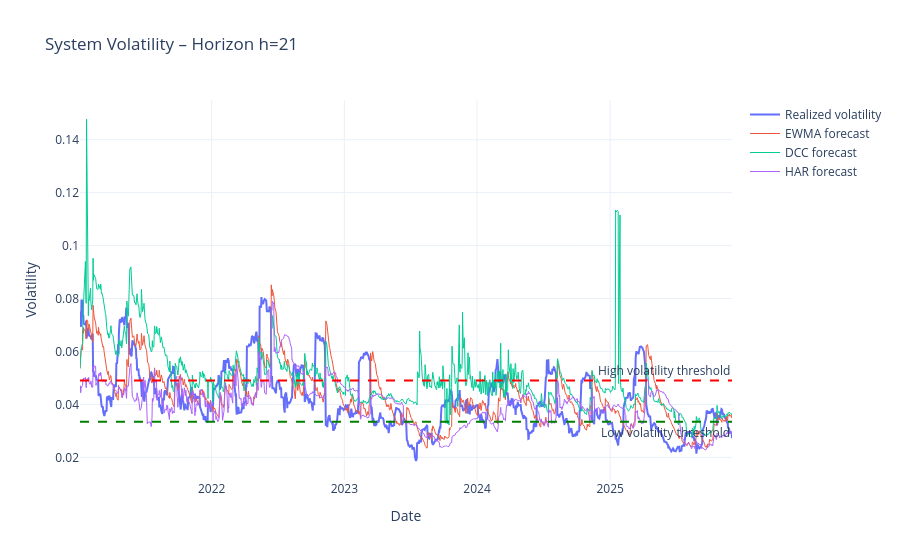

Source (notebook cell):
### Code cell
import plotly.graph_objects as go

fig = go.Figure()

# Realized volatility
fig.add_trace(go.Scatter(
    x=vol_df.index,
    y=vol_df["Realized"],
    mode="lines",
    name="Realized volatility",
    line=dict(width=2)
))

# Model forecasts
for model in models:
    
    fig.add_trace(go.Scatter(
        x=vol_df.index,
        y=vol_df[model],
        mode="lines",
        name=f"{model} forecast",
        line=dict(width=1)
    ))

# Low volatility threshold
fig.add_hline(
    y=low_threshold,
    line_dash="dash",
    line_color="green",
    annotation_text="Low volatility threshold",
    annotation_position="bottom right"
)

# High volatility threshold
fig.add_hline(
    y=high_threshold,
    line_dash="dash",
    line_color="red",
    annotation_text="High volatility threshold",
    annotation_position="top right"
)

fig.update_layout(
    title=f"System Volatility – Horizon h={H}",
    xaxis_title="Date",
    yaxis_title="Volatility",
    hovermode="x unified",
    template="plotly_white"
)

fig.show()

### Figure 1 — Plotly figure (JSON) as saved in the notebook; plotly's stock layout.template omitted (floating-point values rounded to 4 significant figures; data arrays with more than 128 entries replaced by an {"elided": "..."} marker saying what was removed)
{"data": [{"line": {"width": 2}, "mode": "lines", "name": "Realized volatility", "type": "scatter", "x": {"elided": "1235 str values"}, "y": {"elided": "1235 float values"}}, {"line": {"width": 1}, "mode": "lines", "name": "EWMA forecast", "type": "scatter", "x": {"elided": "1235 str values"}, "y": {"elided": "1235 float values"}}, {"line": {"width": 1}, "mode": "lines", "name": "DCC forecast", "type": "scatter", "x": {"elided": "1235 str values"}, "y": {"elided": "1235 float values"}}, {"line": {"width": 1}, "mode": "lines", "name": "HAR forecast", "type": "scatter", "x": {"elided": "1235 str values"}, "y": {"elided": "1235 float values"}}], "layout": {"annotations": [{"showarrow": false, "text": "Low volatility threshold", "x": 1, "xanchor": "right", "xref": "x domain", "y": 0.03342, "yanchor": "top", "yref": "y"}, {"showarrow": false, "text": "High volatility threshold", "x": 1, "xanchor": "right", "xref": "x domain", "y": 0.04902, "yanchor": "bottom", "yref": "y"}], "hovermode": "x unified", "shapes": [{"line": {"color": "green", "dash": "dash"}, "type": "line", "x0": 0, "x1": 1, "xref": "x domain", "y0": 0.03342, "y1": 0.03342, "yref": "y"}, {"line": {"color": "red", "dash": "dash"}, "type": "line", "x0": 0, "x1": 1, "xref": "x domain", "y0": 0.04902, "y1": 0.04902, "yref": "y"}], "title": {"text": "System Volatility – Horizon h=21"}, "xaxis": {"title": {"text": "Date"}}, "yaxis": {"title": {"text": "Volatility"}}}}
